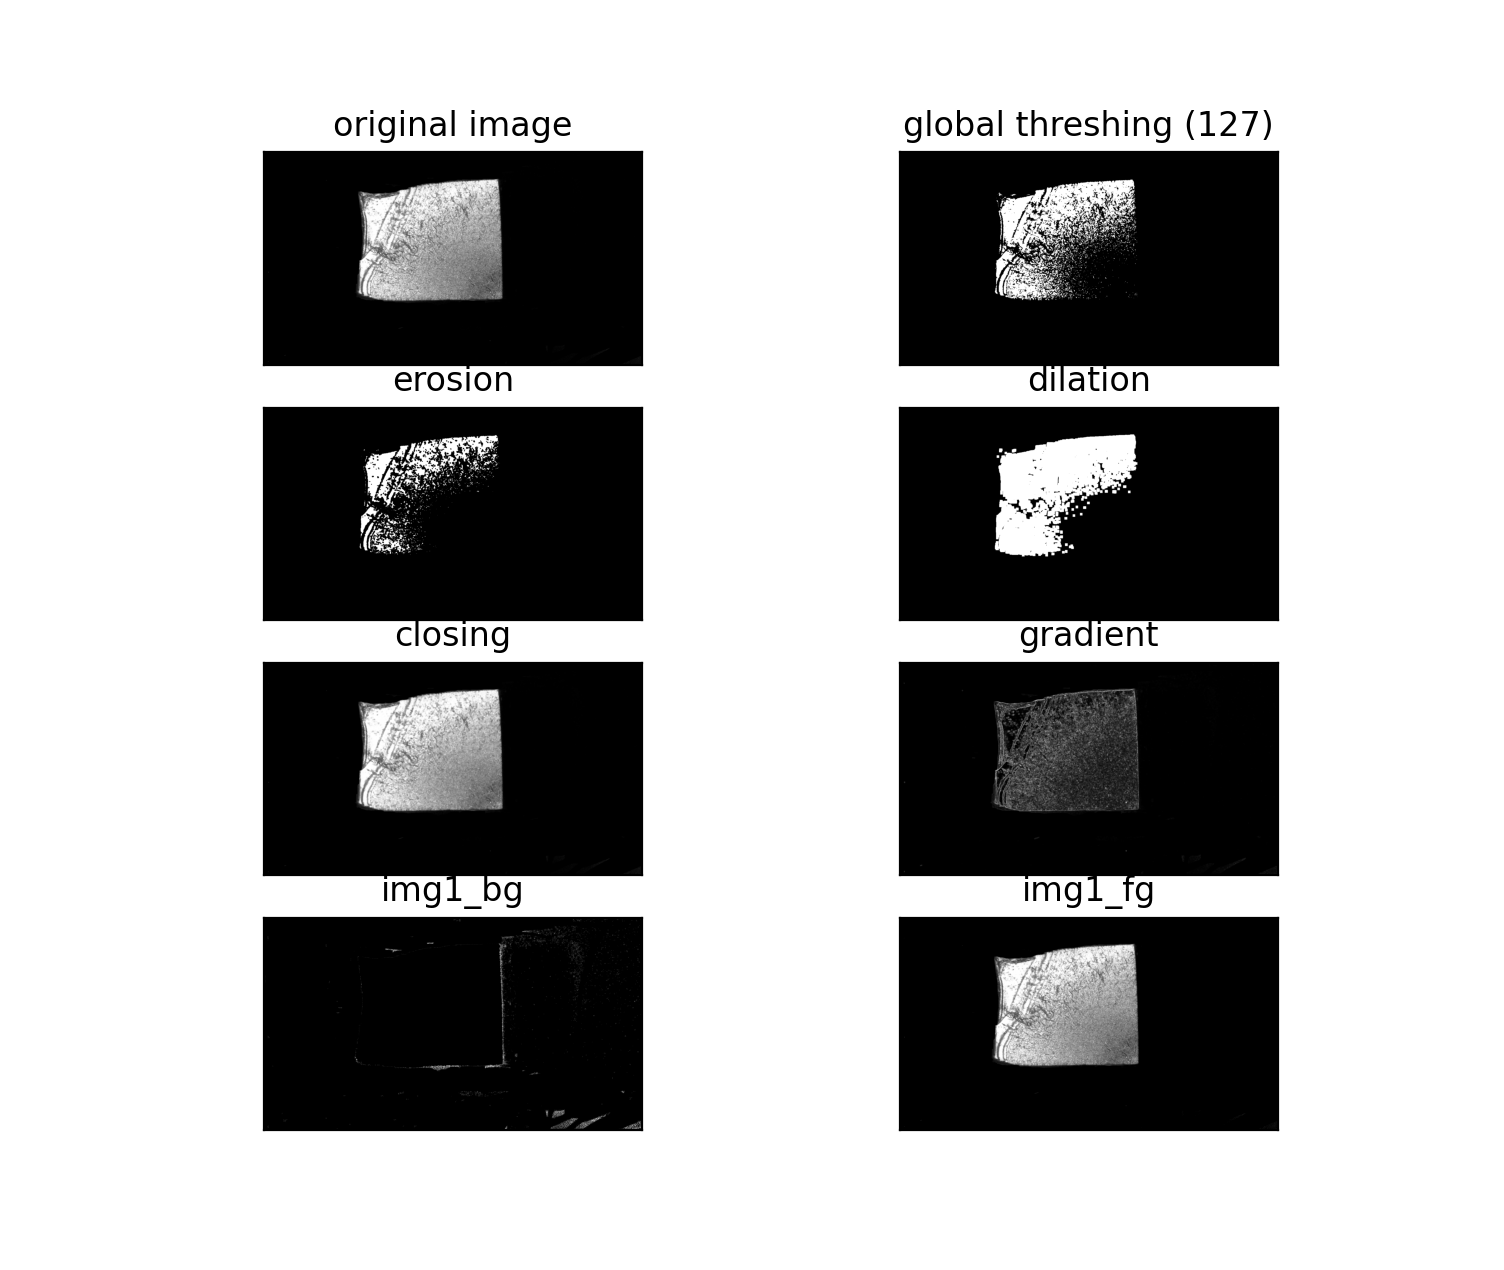

Recreate this plot in Python.
# -*- coding: utf-8 -*-

import numpy as np
import matplotlib
import matplotlib.pyplot as plt
import skimage.data as data
import skimage.segmentation as seg
import skimage.filters as filters
import skimage.draw as draw
import skimage.color as color
import cv2 as cv

#image = cv.imread('images for adaptive threshold/2110817386.jpg', 0)
#path = "images for adaptive threshold/aluminum_fatigue_fracture.jpg"
#path = "images for adaptive threshold/5AL 500℃ Nf65555 grayscale.jpg"
#path = "images for adaptive threshold/11AL 195 MPa Nf2176589 grayscale.jpg"
#path = "images for adaptive threshold/11AL 500℃ 235 MPa Nf grayscale.jpg"
#path = "images for adaptive threshold/5AL 500℃ Nf339419 grayscale.jpg"
#path = "images for adaptive threshold/origin_color.jpg"
#path = "images for adaptive threshold/5AL 140MPa Nf808162 grayscale.jpg"
path = "images for adaptive threshold/5AL 140MPa Nf808162 grayscale.jpg"

image = cv.imread(path, 0)
image = cv.medianBlur(image, 3)

#cv.imshow('image',image)
#cv.waitKey(0)
#cv.destroyAllWindows()

rows,cols = image.shape
roi = image[0:rows, 0:cols]
#result = image[0:rows, 0:cols]

ret, mask = cv.threshold(image, 10, 255, cv.THRESH_BINARY)
mask_inv = cv.bitwise_not(mask)
img1_bg = cv.bitwise_and(roi,roi,mask = mask_inv)
img2_fg = cv.bitwise_and(image,image,mask = mask)

ret, th1 = cv.threshold(image, 170, 255, cv.THRESH_BINARY)
th2 = cv.adaptiveThreshold(image, 255, cv.ADAPTIVE_THRESH_MEAN_C,
                           cv.THRESH_BINARY, 3, 2)
th3 = cv.adaptiveThreshold(image, 255, cv.ADAPTIVE_THRESH_GAUSSIAN_C,
                           cv.THRESH_BINARY,11,2)

#titles = ['original image', 'global threshing (v = 127)',
#            'Adaptive Meann Thresholding', 'Adaptive Gaussiann Thresholdinng']

titles = ['original image', 'global threshing (127)',
            'erosion', 'dilation', 'closing', 'gradient', 'img1_bg', 'img1_fg']

kernel = np.ones((4,4),np.uint8)
closing = cv.morphologyEx(image, cv.MORPH_CLOSE, kernel)
gradient = cv.morphologyEx(image, cv.MORPH_GRADIENT, kernel)
tophat = cv.morphologyEx(image, cv.MORPH_TOPHAT, kernel)
blackhat = cv.morphologyEx(image, cv.MORPH_BLACKHAT, kernel)

erosion = cv.erode(th1,kernel,iterations = 1)
dilation = cv.dilate(erosion,kernel,iterations = 1)
erosion = cv.erode(dilation,kernel,iterations = 1)
dilation = cv.dilate(erosion,kernel,iterations = 4)

images = [image, th1, erosion, dilation, closing, gradient, img1_bg, img2_fg]

for i in range(8):
    plt.subplot(4, 2, i+1), plt.imshow(images[i], 'gray')
    plt.title(titles[i])
    plt.xticks([]),plt.yticks([])

plt.show()

#cv.imwrite(th1, "/Users/lianglianghao/Desktop/Failureexi ananlysis project/training data/failure type 2/1.jpg")
#######################################
#Load images for testing

def getShunduanImage(origin,threshold):
    #origin = cv.cvtColor(origin, cv.COLOR_BGR2GRAY)
    h = origin.shape[0]
    w = origin.shape[1]
    result = np.zeros([h,w],dtype=np.uint8)
    ret, th1 = cv.threshold(origin, threshold, 255, cv.THRESH_BINARY)
    kernel = np.ones((4,4),np.uint8)
    erosion = cv.erode(th1,kernel,iterations = 1)
    dilation = cv.dilate(erosion,kernel,iterations = 1)
    erosion = cv.erode(dilation,kernel,iterations = 1)
    dilation = cv.dilate(erosion,kernel,iterations = 4)
    for y in range(0, h):
        for x in range(0, w):
            if(dilation[y,x] != 0):
                result[y, x] = origin[y, x]
    return result

testing = getShunduanImage(image,210)
images = [testing, closing]

titles = ['dilation', 'closing']
for i in range(2):
    plt.subplot(1, 2, i+1), plt.imshow(images[i], 'gray')
    plt.title(titles[i])
    plt.xticks([]),plt.yticks([])

plt.show()
            
cv.imwrite('/Users/lianglianghao/Desktop/Failure ananlysis project/Supplement images for segmentation/Testing for paper/5AL 140MPa Nf808162_kuozhan 2.jpg',testing)
def getKuozhanImage(ShunduanImage,threshold_start, threshold_end):
    h = ShunduanImage.shape[0]
    w = ShunduanImage.shape[1]
    result = np.zeros([h,w],dtype=np.uint8)
    #ret, th1 = cv.threshold(ShunduanImage, 0, threshold, cv.THRESH_BINARY)
    gray_filter = cv.inRange(ShunduanImage, threshold_start, threshold_end)
    kernel = np.ones((4,4),np.uint8)
    erosion = cv.erode(gray_filter,kernel,iterations = 1)
    dilation = cv.dilate(erosion,kernel,iterations = 2)
    for y in range(0, h):
        for x in range(0, w):
            if(dilation[y,x] != 0):
                result[y, x] = ShunduanImage[y, x]
    return result
            
